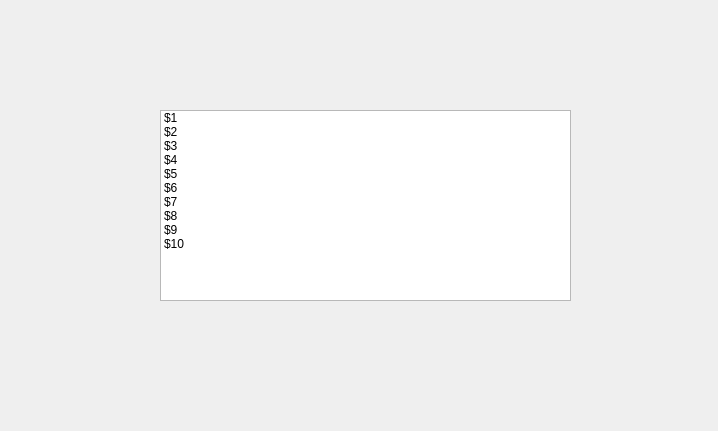
<?xml version="1.0" encoding="UTF-8"?>
<ui version="4.0">
 <class>GrblConfig</class>
 <widget class="QWidget" name="GrblConfig">
  <property name="geometry">
   <rect>
    <x>0</x>
    <y>0</y>
    <width>718</width>
    <height>431</height>
   </rect>
  </property>
  <property name="windowTitle">
   <string>Form</string>
  </property>
  <widget class="QListWidget" name="listWidget">
   <property name="geometry">
    <rect>
     <x>160</x>
     <y>110</y>
     <width>411</width>
     <height>191</height>
    </rect>
   </property>
   <item>
    <property name="text">
     <string>$1</string>
    </property>
   </item>
   <item>
    <property name="text">
     <string>$2</string>
    </property>
   </item>
   <item>
    <property name="text">
     <string>$3</string>
    </property>
   </item>
   <item>
    <property name="text">
     <string>$4</string>
    </property>
   </item>
   <item>
    <property name="text">
     <string>$5</string>
    </property>
   </item>
   <item>
    <property name="text">
     <string>$6</string>
    </property>
   </item>
   <item>
    <property name="text">
     <string>$7</string>
    </property>
   </item>
   <item>
    <property name="text">
     <string>$8</string>
    </property>
   </item>
   <item>
    <property name="text">
     <string>$9</string>
    </property>
   </item>
   <item>
    <property name="text">
     <string>$10</string>
    </property>
   </item>
  </widget>
 </widget>
 <resources/>
 <connections/>
</ui>
